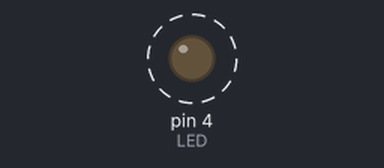
This sketch was run on a simulated Arduino Uno, built with avr-gcc and run on an emulated ATmega328P. Parts: output pins drawn as LEDs (lit = HIGH). Dashed ring = blinking.

Above: at 0.3 s.
Timing chart, 0 to 3.5 s (numbered marks = the images above):
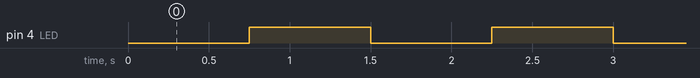

The sketch:

blink.ino
```cpp
/*
   precompiler declarations.
*/

#define LED 4

// GPIO Pin 4 is used.  1k resistor from pin to LED.  LED returns to gnd.

void setup() {
  pinMode(LED,OUTPUT);
}

void loop() {
  // Turn the light on
  delay(750);
  digitalWrite(LED,HIGH);
  // Turn light off
  delay(750);
  digitalWrite(LED,LOW);
}
```

Measured:
- by itself, pin 4 (LED): alternates HIGH for 0.75 s and LOW for 0.75 s
